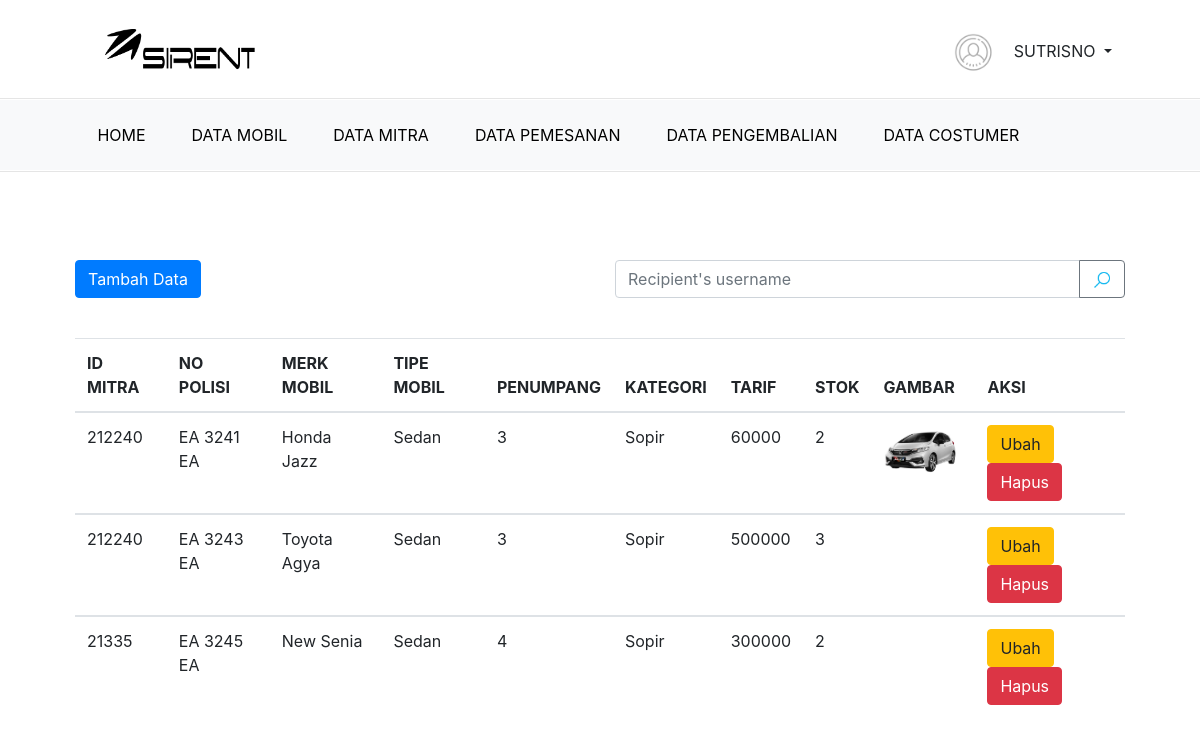
/admin/menu/dtmobil.php (signed in), run on the app's committed database.
### tables this page shows
CREATE TABLE `mobil` (
  `no_pol` char(10) NOT NULL,
  `id_mitra` char(30) NOT NULL,
  `merk` varchar(100) NOT NULL,
  `tipe` varchar(50) NOT NULL,
  `gambar` text DEFAULT NULL,
  `kapasitas` int(11) NOT NULL,
  `fasilitas` varchar(12) NOT NULL,
  `tarif` int(11) NOT NULL,
  `stok` int(11) NOT NULL
);

### config/function_tmobll.php (called while the page is built, shortened)
<?php
require "connec.php";
function query($tampil)
{
  global $con;
  $result = mysqli_query($con, $tampil);
  $rows = [];
  while ($row = mysqli_fetch_assoc($result)) {
    $rows[] = $row;
  }
  return $rows;
}

### admin/menu/dtmobil.php (the view, shortened to what this page needs)
<?php
require "../../config/function_tmobll.php";
$mobil = query("SELECT * FROM mobil");
?>
<!DOCTYPE html>
<html lang="en">
<head>
    <link rel="stylesheet" href="../asset/bootsrap/bootstrap.min.css">
    <link rel="stylesheet" href="../asset/css/style-min.css">
</head>
<body>
<div class="container-fluid">
    <br>
    <ul class="nav justify-content-end">
        <a class="navbar-brand mr-auto" href="#"><img src="../asset/icon/sirent_1.png" alt="" style="width: 150px"></a>
        <div class="btn-group">
            <button type="button" class="btn dropdown-toggle" data-toggle="dropdown" aria-haspopup="true"
                    aria-expanded="false" style="text-transform: uppercase">
                <img src="../asset/icon/user.png" alt="" style="width: 40px; margin-right: 15px">
              <?= $_SESSION['admin']; ?>
            </button>
        </div>
    </ul>
</div>
<hr>
<nav class="navbar navbar-expand-lg navbar-light bg-light">
    <div class="container-fluid">
        <div class="collapse navbar-collapse" id="navbarNavAltMarkup">
            <div class="navbar-nav mr-auto">
                <a class="nav-item nav-link" href="../Home.php">Home <span class="sr-only">(current)</span></a>
                <a class="nav-item nav-link" href="dtmobil.php">Data Mobil</a>
                <a class="nav-item nav-link" href="#">Data Mitra</a>
                <a class="nav-item nav-link" href="#">Data Pemesanan</a>
                <a class="nav-item nav-link" href="#">Data Pengembalian</a>
                <a class="nav-item nav-link" href="costumer.php">Data Costumer</a>
            </div>
        </div>
    </div>
</nav>
<hr>
<br>
<br>
<br>
<div class="container-fluid">
    <div class="row">
        <div class="col">
            <button type="button" class="btn btn-primary" data-toggle="modal" data-target="#exampleModal"
                    data-whatever="@getbootstrap">Tambah Data
            </button>
        </div>
        <div class="col">
            <form action="">
                <div class="input-group mb-3">
                    <input type="text" class="form-control" placeholder="Recipient's username"
                           aria-label="Cari id atau nama mitra" aria-describedby="button-addon2">
                    <div class="input-group-append">
                        <button class="btn btn-outline-secondary" type="button" id="button-addon2">
                            <img src="../asset/icon/search.png" alt="" style="width: 20px;">
                        </button>
                    </div>
                </div>
            </form>
        </div>
    </div>
    <br>
    <div class="table-responsive">
        <table class="table">
            <thead>
            <tr style="text-transform: uppercase">
                <th scope="col">ID mitra</th>
                <th scope="col">No Polisi</th>
                <th scope="col">Merk mobil</th>
                <th scope="col">Tipe mobil</th>
                <th scope="col">Penumpang</th>
                <th scope="col">Kategori</th>
                <th scope="col">Tarif</th>
                <th scope="col">Stok</th>
                <th scope="col">Gambar</th>
                <th scope="col">Aksi</th>
            </tr>
            </thead>
          <?php foreach ($mobil
                         as $row) : ?>
              <tbody>
              <tr>
                  <td scope="col"><?= $row["id_mitra"]; ?></td>
                  <td scope="col"><?= $row['no_pol']; ?></td>
                  <td scope="col"><?= $row["merk"]; ?></td>
                  <td scope="col"><?= $row["tipe"]; ?></td>
                  <td scope="col"><?= $row["kapasitas"]; ?></td>
                  <td scope="col"><?= $row["fasilitas"]; ?></td>
                  <td scope="col"><?= $row["tarif"]; ?></td>
                  <td scope="col"><?= $row["stok"]; ?></td>
                  <td scope="col"><img src="../../upload/imgmobil/<?= $row["gambar"]; ?> " alt="" style="width: 80px">
                  </td>
                  <td scope="col">
                      <button type="button" class="btn btn-warning">Ubah</button>
                      <button type="button" class="btn btn-danger">Hapus</button>
                  </td>
              </tr>
              </tbody>
          <?php endforeach; ?>
        </table>
    </div>
</div>
</body>
</html>

### admin/asset/css/style-min.css (style rules this page uses)
.nav-link { margin-right: 30px; text-transform: uppercase; }
.navbar-brand { margin-left: 30px; }
.navbar { margin-top: -15px; margin-bottom: -15px; height: 70px; }
.nav-link, .btn-tombol { color: black !important; text-shadow: 1px 1px 1px rgb(255, 255, 255); }
.container-fluid { width: 90%; }

### data on the page
mobil: id_mitra "212240", no_pol "EA 3241 EA", merk "Honda Jazz", tipe "Sedan", kapasitas "3", fasilitas "Sopir", tarif "60000", stok "2", gambar (picture)
mobil: id_mitra "212240", no_pol "EA 3243 EA", merk "Toyota Agya", tipe "Sedan", kapasitas "3", fasilitas "Sopir", tarif "500000", stok "3"
mobil: id_mitra "21335", no_pol "EA 3245 EA", merk "New Senia", tipe "Sedan", kapasitas "4", fasilitas "Sopir", tarif "300000", stok "2"

### other printed values
$_SESSION['admin'] "SUTRISNO"
